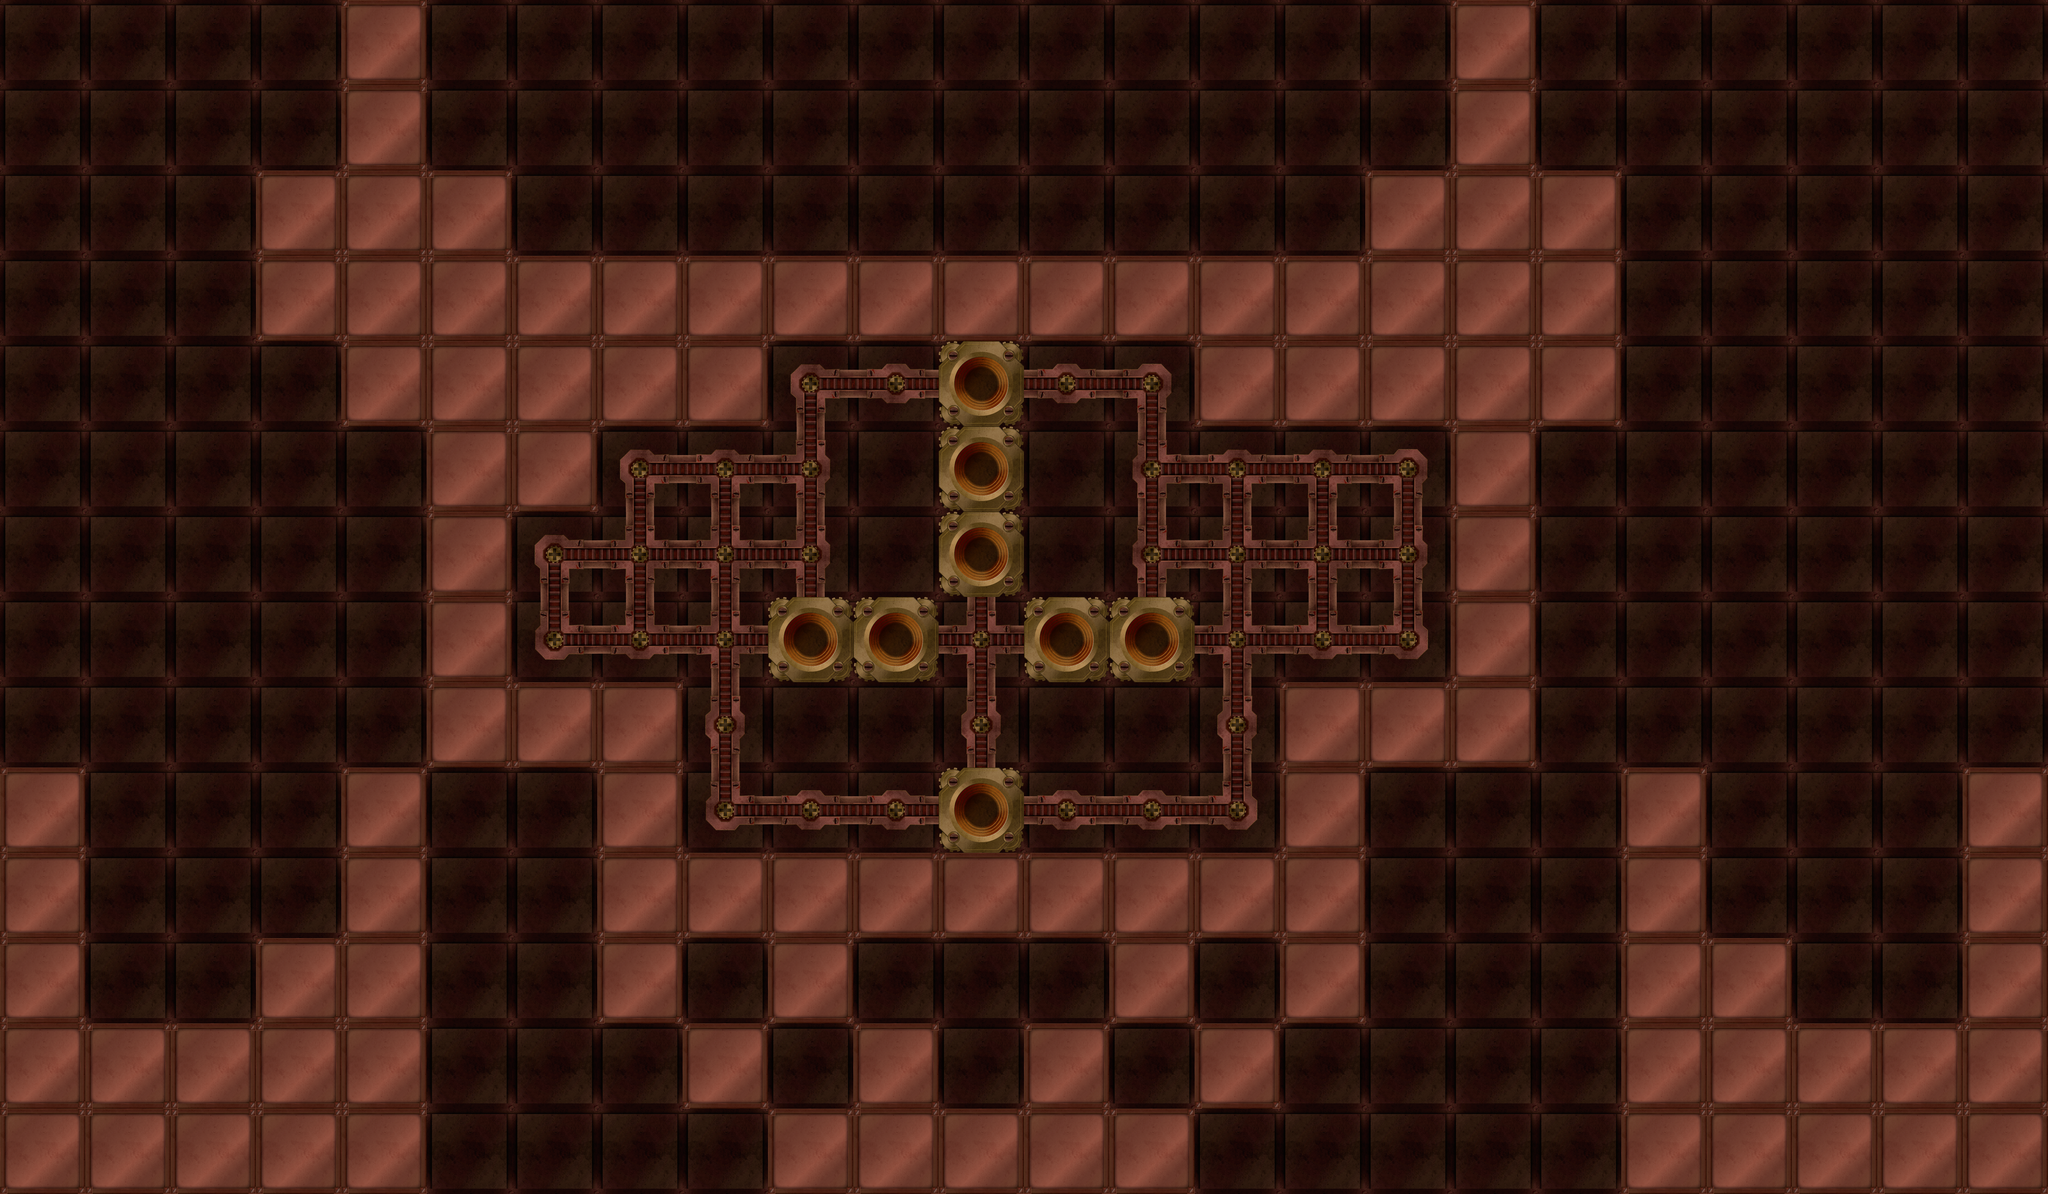

A level layout from a 2D game, rendered from its tile map. Below: a short description, then the map file with tile-grid data replaced by summaries:
An orthogonal 24x14 tile map with 256x256 px tiles, 2 tile layers (Background, Room) and 13 objects (8x Block, 3x Light, Player).

<map version="1.0" orientation="orthogonal" width="24" height="14" tilewidth="256" tileheight="256">
 <tileset firstgid="1" name="Ladu" tilewidth="256" tileheight="256">
  <image source="tiles.png" width="1280" height="1024" />
  <tile id="9">
   <properties>
    <property name="Goal" value="1" />
   </properties>
  </tile>
  <tile id="10">
   <properties>
    <property name="Obstacle" value="1" />
   </properties>
  </tile>
  <tile id="11">
   <properties>
    <property name="Obstacle" value="1" />
   </properties>
  </tile>
  <tile id="12">
   <properties>
    <property name="Obstacle" value="1" />
   </properties>
  </tile>
  <tile id="19">
   <properties>
    <property name="Obstacle" value="1" />
   </properties>
  </tile>
 </tileset>
 <layer name="Background" width="24" height="14">
  <data>[336 cells, 336 non-empty, 1 distinct tile ids]</data>
 </layer>
 <layer name="Room" width="24" height="14">
  <data>[336 cells, 158 non-empty, 7 distinct tile ids]</data>
 </layer>
 <objectgroup name="Objects" width="24" height="14">
  <object type="Player" gid="16" x="2816" y="2304" />
  <object type="Block" gid="14" x="3328" y="1792" />
  <object type="Light" x="3658" y="1606" width="94" height="102">
   <properties>
    <property name="Color" value="0.10, 0.85, 0.09, 0.9" />
    <property name="Falloff" value="0.2, 0.8, 16" />
    <property name="Z" value="0.2" />
   </properties>
  </object>
  <object x="2698" y="1535" width="58" />
  <object type="Light" x="2120" y="1619" width="94" height="102">
   <properties>
    <property name="Color" value="0.10, 0.85, 0.09, 0.9" />
    <property name="Falloff" value="0.2, 0.8, 16" />
    <property name="Z" value="0.2" />
   </properties>
  </object>
  <object type="Block" gid="14" x="3584" y="2048" />
  <object type="Block" gid="14" x="3584" y="1536" />
  <object type="Block" gid="14" x="3840" y="1792" />
  <object type="Block" gid="14" x="2304" y="1792" />
  <object type="Block" gid="14" x="2048" y="2048" />
  <object type="Block" gid="14" x="2048" y="1536" />
  <object type="Block" gid="14" x="1792" y="1792" />
  <object type="Light" x="2910" y="2974" width="94" height="102">
   <properties>
    <property name="Color" value="0.49, 0.08, 0.72, 0.9" />
    <property name="Falloff" value="0.2, 0.8, 16" />
    <property name="Z" value="0.2" />
   </properties>
  </object>
 </objectgroup>
</map>
